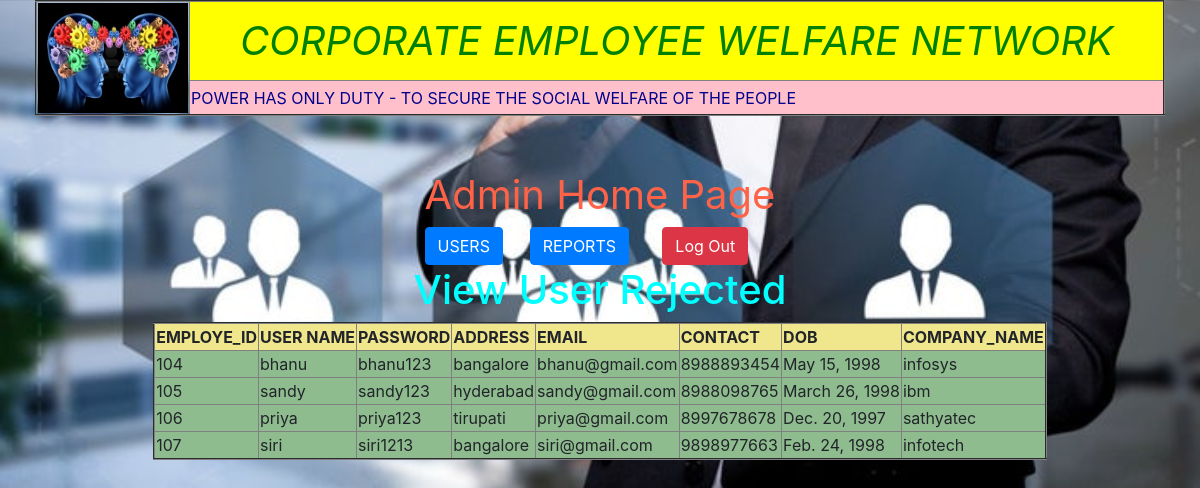
The app's page /show_reject/ with its own data.
### app_wlfare/models.py (models this page shows)
class RegistrationModel(models.Model):
    idno=models.IntegerField(primary_key=True)
    name=models.CharField(max_length=30)
    pas=models.CharField(max_length=15)
    address=models.CharField(max_length=100)
    email=models.EmailField()
    con=models.IntegerField(unique=True)
    dob=models.DateField()
    companynam=models.CharField(max_length=40)
    status = models.CharField(max_length=30,default=False)

### app_wlfare/views.py (the view)
# urls.py: path('show_reject/',views.show_reject_user,name='show_reject'),
def show_reject_user(request):
    rm=RegistrationModel.objects.filter(status='rejected')
    return render(request,"reject_show.html",{"rm":rm})

### templates/reject_show.html
{% extends "adminhome.html" %}
{% block adminhome %}
    <h1 align="center"style="color:cyan">View User Rejected</h1>
    <table align="center"border="2"style="background-color: darkseagreen">
        <tr style="background-color: khaki">
           <th>EMPLOYE_ID</th>
           <th>USER NAME</th>
           <th>PASSWORD</th>
           <th>ADDRESS</th>
           <th>EMAIL</th>
           <th>CONTACT</th>
           <th>DOB</th>
           <th>COMPANY_NAME</th>
        </tr>
        {% for x in rm %}
            <tr>
            <td>{{ x.idno }}</td>
            <td>{{ x.name }}</td>
            <td>{{ x.pas }}</td>
            <td>{{ x.address }}</td>
            <td>{{ x.email }}</td>
            <td>{{ x.con}}</td>
            <td>{{ x.dob }}</td>
            <td>{{ x.companynam }}</td>
        </tr>
        {% endfor %}
    </table>
{% endblock %}

### templates/adminhome.html (shortened to what this page needs)
{% extends "common.html" %}
{% block common %}<br><br>
<table align="center"border="0">
    <tr>
        <td colspan="3" align="center"style="color: tomato;font-size: 40px">
            Admin  Home Page
        </td>
    </tr>
    <tr>
        <td>
            <div class="dropdown">
  <button class="btn btn-primary" type="button" id="dropdownMenuButton" data-toggle="dropdown" aria-haspopup="true" aria-expanded="false">
    USERS
  </button>
</div>
        </td>
        <td>
        <div class="dropdown">
            <button class="btn btn-primary" type="button" id="dropdownMenuButton" data-toggle="dropdown" aria-haspopup="true" aria-expanded="false">
    REPORTS
  </button>
        </div>
        </td>
        <td>
            <a href="{% url 'index' %}" class="btn btn-danger">Log Out</a>
        </td>
    </tr>
</table>
    {% block adminhome %}
    {% endblock %}
{% endblock %}

### templates/common.html (shortened to what this page needs)
{% load static %}
<!doctype html>
<html lang="en">
  <head>
    <link rel="stylesheet" href="https://stackpath.bootstrapcdn.com/bootstrap/4.4.1/css/bootstrap.min.css">
      <link rel="stylesheet"href="{% static 'css/comon.css' %}"type="text/css">
  </head>
  <body>
    <table align="center"border="2"width="1130">
        <tr >
            <td rowspan="2" >
                <img src="{% static 'images/wefareicon2.JPEG'  %}"height="110"width="150">
            </td>
            <td align="center"style="background-color: yellow;color: green;font-size: 40px;font-style: oblique" width="980">CORPORATE   EMPLOYEE   WELFARE   NETWORK</td>
        </tr>
        <tr>
            <td style="background-color: pink;color:darkblue">
                <marquee>POWER HAS ONLY DUTY - TO SECURE THE SOCIAL WELFARE OF THE PEOPLE</marquee>
            </td>
        </tr>
    </table>
  </body>
{% block common %}
{% endblock %}
</html>

### app_wlfare/static/css/comon.css (style rules this page uses)
body { background-image: url("../images/welfare.JPEG"); background-size: 100%; }

### records on screen
RegistrationModel: idno "104", name "bhanu", pas "bhanu123", address "bangalore", email "bhanu@gmail.com", con "8988893454", dob "May 15, 1998", companynam "infosys"
RegistrationModel: idno "105", name "sandy", pas "sandy123", address "hyderabad", email "sandy@gmail.com", con "8988098765", dob "March 26, 1998", companynam "ibm"
RegistrationModel: idno "106", name "priya", pas "priya123", address "tirupati", email "priya@gmail.com", con "8997678678", dob "Dec. 20, 1997", companynam "sathyatec"
RegistrationModel: idno "107", name "siri", pas "siri1213", address "bangalore", email "siri@gmail.com", con "9898977663", dob "Feb. 24, 1998", companynam "infotech"
